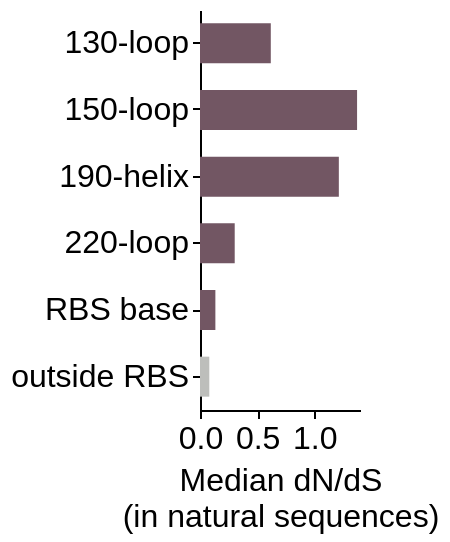

Notebook code for this chart:
### Code cell
# Define custom colors for each RBS region
colors = {
    'outside RBS': '#bdbebb',
    '130-loop': '#725663',
    '150-loop': '#725663',
    '190-helix': '#725663',
    '220-loop': '#725663',
    'RBS base': '#725663'
}

median_dnds_rbs = site_info_df[['site', 'rbs_region', 'dN/dS']].drop_duplicates().groupby(
    "rbs_region"
)["dN/dS"].median().reset_index().rename(
    columns={'dN/dS': 'median dN/dS'}
).query(
    'rbs_region != "RBS other"'
)

bar_chart = alt.Chart(median_dnds_rbs).mark_bar(size=20).encode(
    x=alt.X(
        'median dN/dS:Q',
        title=['Median dN/dS', '(in natural sequences)'],
        axis=alt.Axis(
            tickCount=2,
        )
    ),
    y=alt.Y(
        'rbs_region:N',
        title=None,
    ),
    color=alt.Color(
            "rbs_region",
            scale=alt.Scale(domain=list(colors.keys()), range=list(colors.values())),
            legend=None
    ),
    tooltip=['rbs_region', 'median dN/dS']
).properties(
    height=200,
    width=80
)

bar_chart

### Figure 1 — Vega-Lite specification as saved in the notebook (floating-point values rounded to 4 significant figures)
{"config": {"background": "white", "title": {"fontSize": 20, "fontWeight": "normal", "font": "Helvetica", "anchor": "start", "color": "#000000", "orient": "top", "offset": 5, "subtitleColor": "gray", "subtitleFont": "Helvetica", "subtitleFontWeight": "normal", "subtitleFontSize": 18, "subtitlePadding": 2}, "axis": {"domain": true, "domainColor": "black", "domainWidth": 1, "grid": false, "gridColor": "#DEDDDD", "gridWidth": 0.5, "labelFont": "Helvetica", "labelFontSize": 16, "labelFlush": false, "labelFontWeight": "normal", "labelPadding": 2, "tickColor": "black", "tickSize": 4, "tickCount": 3, "tickWidth": 1, "titleFont": "Helvetica", "titleAlign": "center", "titleFontWeight": "normal", "titleFontSize": 16, "titlePadding": 5}, "legend": {"labelFont": "Helvetica", "labelFontSize": 16, "symbolSize": 100, "titleFont": "Helvetica", "titleFontSize": 16, "titleFontWeight": "normal", "padding": 5, "titleLimit": 200, "gradientLength": 100}, "range": {"category": ["#4e79a7", "#f28e2c", "#e15759", "#76b7b2", "#59a14f", "#edc949", "#af7aa1", "#ff9da7", "#9c755f", "#bab0ab"], "diverging": ["#c7e9b4", "#7fcdbb", "#41b6c4", "#1d91c0", "#225ea8", "#253494"]}, "view": {"stroke": "white", "strokeWidth": 0}, "text": {"font": "Helvetica", "fontSize": 16}}, "data": {"name": "data-de6fc08cfc09977c3fe783b56c315063"}, "mark": {"type": "bar", "size": 20}, "encoding": {"color": {"field": "rbs_region", "legend": null, "scale": {"domain": ["outside RBS", "130-loop", "150-loop", "190-helix", "220-loop", "RBS base"], "range": ["#bdbebb", "#725663", "#725663", "#725663", "#725663", "#725663"]}, "type": "nominal"}, "tooltip": [{"field": "rbs_region", "type": "nominal"}, {"field": "median dN/dS", "type": "quantitative"}], "x": {"axis": {"tickCount": 2}, "field": "median dN/dS", "title": ["Median dN/dS", "(in natural sequences)"], "type": "quantitative"}, "y": {"field": "rbs_region", "title": null, "type": "nominal"}}, "height": 200, "width": 80, "$schema": "https://vega.github.io/schema/vega-lite/v5.16.3.json", "datasets": {"data-de6fc08cfc09977c3fe783b56c315063": [{"rbs_region": "130-loop", "median dN/dS": 0.6194}, {"rbs_region": "150-loop", "median dN/dS": 1.374}, {"rbs_region": "190-helix", "median dN/dS": 1.215}, {"rbs_region": "220-loop", "median dN/dS": 0.3037}, {"rbs_region": "RBS base", "median dN/dS": 0.1346}, {"rbs_region": "outside RBS", "median dN/dS": 0.08144}]}}
